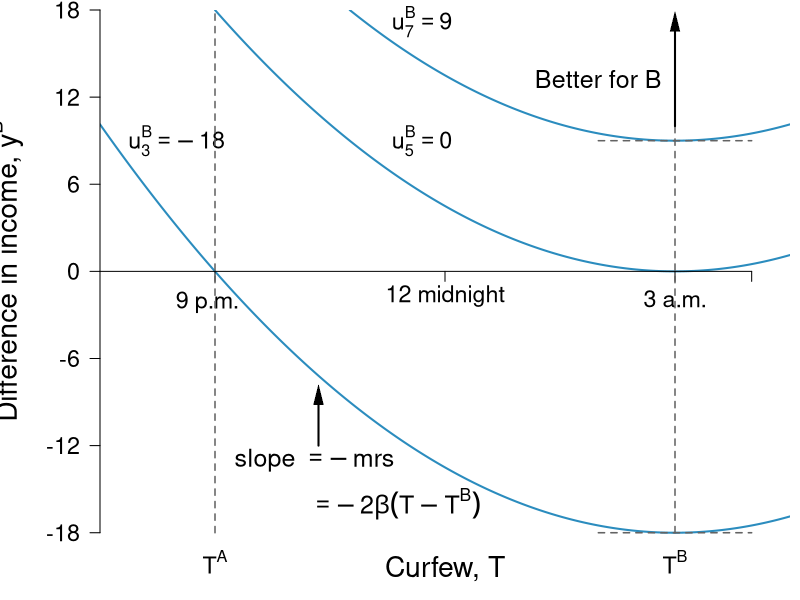

Write R code to recreate this figure.
#Graph Designer: Simon Halliday, Scott Cohn
#Authors: Bowles and Halliday
#Title: Coordination, Conflict and Competition: A Text in Microeconomics

library(shape)
pdf(file = "what_can_markets_do/curfew_indifference_b_twopanelsize.pdf", width = 7, height = 5)

# Set parameters for graphics
axislabelsize <- 1.7
labelsize <- 1.5 - 0.1
namesize <- 1.8
annotatesize <- 1.5
graphlinewidth <- 2
segmentlinewidth <- 1.5

COL <- c("#7fc97f", "#beaed4", "#fdc086", "#ffff99", "#386cb0", "#f0027f", "#bf5b17", "#666666")
COLA <- c("#e0f3db", "#99d8c9","#66c2a4","#41ae76", "#238b45", "#005824")
COLB <- c("#c6dbef", "#4eb3d3", "#2b8cbe", "#0868ac","#084081")
COLC <- c("#fcfbfd", "#efedf5", "#dadaeb", "#bcbddc", "#9e9ac8", "#807dba", "#6a51a3", "#54278f", "#3f007d")
grays <- gray.colors(25, start = 1, end = 0, alpha = 1)

#Edited the margins to cater for the larger LHS labels
par(mar =  c(3, 5, 0.5, 0.5))

#proportion of wealth functions

MUb <- function(x, beta = 1/2, Tb = 9){
  2*beta*(Tb - x)
}

uA <- function(x, y, alpha = 1/2, Ta = 3){
  y - alpha*(Ta - x)^2
}

uB <- function(x, y, beta = 1/2, Tb = 9){
  (-y) + beta*(Tb - x)^2
}

uB2 <- function(x, y, alpha = 1/2, Tb = 9){
  y + alpha*(Tb - x)^2
}

MUa <- function(x, alpha = 1/2, Ta = 3){
  -2*alpha*(Ta - x)
}


#Add limits on axes and levels of utility for each function 
ylims <- c(-18.5, 18)
xlims <- c(1.5, 10.5)
#b <- c(18, 9/2, 0, -4.5, -9)
b <- c(18, 0,  -9)

npts <- 501 
x <- seq(xlims[1], xlims[2], length.out = npts)
y <- seq(ylims[1], ylims[2], length.out = npts) 

plot(0, 0, xlim = xlims, ylim = ylims, type = "n",
     xlab = expression(paste("")),
     ylab = expression(paste("")), 
     xaxt = "n", 
     yaxt = "n", 
     cex.lab = axislabelsize, 
     bty = "n", 
     xaxs = "i", 
     yaxs = "i"
)
contour(x, y, 
        outer(x, y, uB),
        drawlabels = FALSE,
        col = COLB[3],
        lwd = graphlinewidth,
        levels = b, 
        xaxs = "i", 
        yaxs = "n", 
        add = TRUE)

# contour(x, y, 
#         outer(x, y, uB2),
#         drawlabels = FALSE,
#         col = COLA[3],
#         lwd = graphlinewidth,
#         levels = b2, 
#         xaxs = "i", 
#         yaxs = "i", 
#         add = TRUE)

#x and y limits with plain axes without ticks/numbers to match previous graph; y axes on both sides

ticksx <- c(1, 3, 6, 9, 10)
#xlabels <- c(NA, expression(paste(T^A == 9*p*m)), expression(paste("12 midnight")),  expression(paste(T^B  == 3*a*m)), NA)
xlabels <- c(NA, NA, expression(paste("12 midnight")),  expression(paste(3, phantom(" "),a.*m.)), NA)#ticksy <- c(0, MUa(x = 7.5), MUa(x = 6), MUb(x = 7.5), ylims[2])
#ylabels <- c(NA, expression(paste(-u[T]^A*(T*minute))), expression(paste(-u[T]^A == u[T]^B)), expression(paste(u[T]^B*(T*minute))), NA)
ticksy <- seq(-18, 18, 6)
ylabels <- seq(-18, 18, 6)

text(2.9, -2.15, expression(paste(9, phantom(" "),p.*m.)), xpd = TRUE, cex = labelsize, srt = 0) 


axis(1, at = ticksx,  pos = 0, labels = xlabels, cex.axis = labelsize)
axis(2, at = ticksy,  pos = 1.5, labels = ylabels, las = 1, cex.axis = labelsize)
#axis(4, at = ticksy2, pos = 9, labels = FALSE, las = 1, cex.axis = labelsize)


#Disutility polygon
# xrent <- c(3, 4.5, 9, 3)
# yrent <- c(MUa(3), MUa(4.5, alpha = 3/4), MUb(9), MUa(3))
# polygon(xrent, yrent, col = COL[4], density = NULL, border = NA)


npts <- 503 
xx1 <- seq(xlims[1], xlims[2], length.out = npts)
xx2 <- seq(0, xlims[2], length.out = npts)
xx3 <- seq(xlims[1], 0, length.out = npts)
xx4 <- seq(-11, 0, length.out = npts)
xx5 <- seq(xlims[1], xlims[2], length.out = npts)

#Axis labels and draw linear utility functions
text(6, -20.5, expression(paste("Curfew, T")), xpd = TRUE, cex = axislabelsize, srt = 0) 
#text(, side = 1, line = 2, cex = axislabelsize)
text(xlims[1] - 1.23, 0, expression(paste("Difference in income, ", y^B)), xpd = TRUE, cex = axislabelsize, srt = 90) 

# lines(xx1, MUb(xx1), col = COLB[4], lwd = graphlinewidth)
#lines(xx1, MUa(xx1), col = COLA[5], lwd = graphlinewidth)
#lines(xx5, MUa(xx5, alpha = 3/4), col = COLA[5], lwd = segmentlinewidth, lty = 1)
#lines(xx1, MUb(xx1, beta = 1/4), col = COLB[4], lwd = segmentlinewidth, lty = 1)

#Label points on line

# text(6, MUa(6) + 0.2, expression(paste(i)), cex = labelsize)
# segments(6, 0, 6, MUa(6), lty = 2, col = grays[20], lwd = segmentlinewidth)
# segments(0, MUa(6), 6, MUa(6), lty = 2, col = grays[20], lwd = segmentlinewidth)
# points(6, MUa(6), pch = 16, col = "black", cex = 1.5)

# text(7.5 + 0.1, MUa(7.5) - 0.1, expression(paste(g)), cex = labelsize)
# segments(7.5, MUb(7.5), 0, MUb(7.5), lty = 2, col = grays[20], lwd = segmentlinewidth)
# segments(7.5, MUa(7.5), 0, MUa(7.5), lty = 2, col = grays[20], lwd = segmentlinewidth)
# segments(7.5, 0, 7.5, MUa(7.5), lty = 2, col = grays[20], lwd = segmentlinewidth)
# points(7.5, MUb(7.5), pch = 16, col = "black", cex = 1.5)

# text(7.5 + 0.1, MUb(7.5) + 0.1, expression(paste(h)), cex = labelsize)
# points(7.5, MUa(7.5), pch = 16, col = "black", cex = 1.5)

#Label relevant points on axes

#text(20, -.9, expression(paste("x*")), xpd = TRUE, cex = labelsize)
#text(33, -.9, expression(paste("a"[x])), xpd = TRUE, cex = labelsize)

#text(-2, 33, expression(paste(-u[x]^B*(x*minute))),  xpd = TRUE, cex = labelsize)
#text(-2, 7, expression(paste(u[x]^A*(x*minute))),  xpd = TRUE, cex = labelsize)

# text(4, 4, expression(paste("B's marginal disutility")), xpd = TRUE, cex = labelsize)
# text(4, 3.5, expression(paste(u[T]^B == 2*beta*(T^B - T))), xpd = TRUE, cex = labelsize)
# #text(4, 5.5, expression(paste(beta == frac(1,2))), xpd = TRUE, cex = labelsize)
# text(3.8, 3, expression(paste(beta == frac(1,4))), xpd = TRUE, cex = labelsize)


# text(7.75, 5.5, expression(paste("-A's marginal disutility ")),  xpd = TRUE, cex = labelsize)
# text(7.75, 5.2, expression(paste(-u[T]^A == -2*alpha*(T^A - T))),  xpd = TRUE, cex = labelsize)
# #text(7.75, 5.5, expression(paste(alpha == frac(1,2))), xpd = TRUE, cex = labelsize)
# text(7.75, 4.7, expression(paste(alpha == frac(3,4))), xpd = TRUE, cex = labelsize)


#arrows(6, 6, 3, 8, xpd = TRUE, length=0.1,angle=40,lwd=3)

text(2.5, 9, expression(paste( u[3]^B == -18 )), xpd = TRUE, cex = labelsize)
text(5.7, 9, expression(paste( u[5]^B == 0)), xpd = TRUE, cex = labelsize)
text(5.7, 17.2, expression(paste( u[7]^B == 9)), xpd = TRUE, cex = labelsize)

#Tangent segments
segments(8, 9, 10, 9, lty = 2, col = grays[22], lwd = segmentlinewidth, xpd = TRUE)
segments(8, -18, 10, -18, lty = 2, col = grays[22], lwd = segmentlinewidth, xpd = TRUE)

segments(3, -18, 3, 18, lty = 2, col = grays[22], lwd = segmentlinewidth, xpd = TRUE)
segments(9, -18, 9, 18, lty = 2, col = grays[22], lwd = segmentlinewidth, xpd = TRUE)

text(3, -20, expression(paste(T^A)), xpd = TRUE, cex = labelsize)
text(9, -20, expression(paste(T^B)), xpd = TRUE, cex = labelsize)

#Axis arrow
# Arrows(6.9, -20, 9, -20,
#        col = "black", lty = 1, lwd = 2, 
#        arr.type = "triangle", xpd = TRUE,
#        arr.lwd = 0.5, code = 2)

# text(7.75, -12.8, expression(paste("Later")), 
#      xpd = TRUE, cex = axislabelsize )

#Better for B arrow and label
text(8, 13.25, expression(paste("Better for B")), 
     xpd = TRUE, cex = annotatesize)
Arrows(9, 10, 9, 17.2,
       col = "black", lty = 1, lwd = 2, 
       arr.type = "triangle",
       arr.lwd = 0.5, code = 2)

text(4.3, -13, expression(paste("slope ", phantom()==-mrs )), 
     xpd = TRUE, cex = annotatesize)
text(5.35, -16, expression(paste(phantom()==-2*beta(T - T^B))), 
     xpd = TRUE, cex = annotatesize)

Arrows(4.35, -12, 4.35, -8.5,
       col = "black", lty = 1, lwd = 2,
       arr.type = "triangle",
       arr.lwd = 0.5, code = 2)


dev.off()
